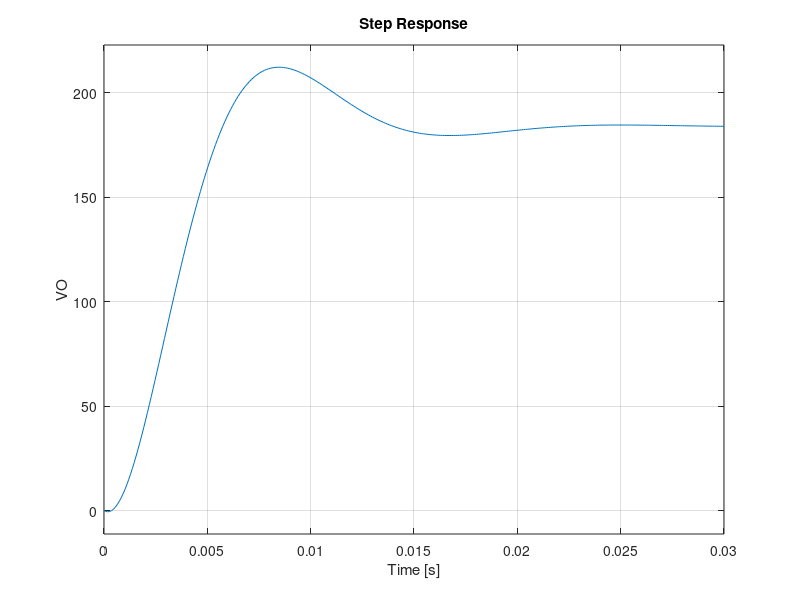

Reproduce this figure in MATLAB. (Note: this script raises an error after producing the figure.)
%Kalman filter design using Small Signal Model of Circuit

%The purpose of this module is to approximate Ipv and Vpv so that a sensor
%is not needed for those variables, it also functions to remove noise and
%could possibly replace the MCP module using its own predictions

%Existing Model assumes Constant Vpv with added series resistor so that
% Ipv = (Vpv - Vcpv)/Rpv
%Also assumes L1 = L2

%Existing state variables: IL1 IL2 Vo Vcpv

%define circuit parameters 
Cpv=260e-6;
Co=260e-6;
L1=3e-3;
L2=3e-3;
R=100;
Rpv = 1;

Vpv = 30;

u_e = .5;

Ts = 15e-6;

% Continuous Time Small Signal State Space
Ac = [0 0 (-1/(2*L1)+1/(2*L1)*u_e) (1/(2*L1)*u_e + 1/(2*L1)) ;
   0 0 (-1/(2*L2)+1/(2*L2)*u_e) (1/(2*L2)*u_e + 1/(2*L2));
   0 (1/Co - 1/Co*u_e) (-1/(R*Co)) 0;
   -1/Cpv (-1/Cpv*u_e) 0 -1/(Rpv*Cpv)];

Vcpv_new = (R*Vpv*(u_e - 1)^2)/(R + Rpv - 2*R*u_e + 2*Rpv*u_e + R*u_e^2 + Rpv*u_e^2);
Vo_new = -(R*Vpv*(u_e - 1)*(u_e + 1))/(R + Rpv - 2*R*u_e + 2*Rpv*u_e + R*u_e^2 + Rpv*u_e^2);
IL2_new = (Vpv*(u_e + 1))/(R + Rpv - 2*R*u_e + 2*Rpv*u_e + R*u_e^2 + Rpv*u_e^2);

Bc = [ Vcpv_new/(2*L1) + Vo_new/(2*L1);
    Vcpv_new/(2*L2) + Vo_new/(2*L2);
    -IL2_new/Co;
    -IL2_new/Cpv];

 %outputs = states
 %Cc1 = eye(4);
 %change to outputs =  Vo only
 %Cc1(1,1) = 0; Cc1(2,2) = 0; Cc1(4,4) = 0;
 
 Cc = [0 0 1 0];
 
 %empty D matrix
 Dc = zeros(size(Cc,1), size(Bc,2));

 
 states = {'IL1' 'IL2' 'VO' 'VCPV'};
 inputs = {'u'};
 outputs = {'VO'};
 
 sysc = ss(Ac,Bc,Cc,Dc,'statename', states, 'inputname', inputs, 'outputname', outputs);
 %sysc = ss(Ac,Bc,Cc,Dc);
 eig(Ac)
 step(sysc)
 
 %Convert State Space from Continous to Discrete Using Zero Order Hold
 sys_d = c2d(sysc,Ts, 'zoh')
 
 %discrete matricies
 Aol = sys_d.A; %should be new values
 Bol = sys_d.B; %should be new values
 Col = sys_d.C; %should be the same
 Dol = sys_d.D; %should be the same
 
 [bb0,aa0] = ss2tf(Aol,Bol,Col,Dol)
 %Design the Observer System:
 
 %G and H
 G = eye(4); % 4 states, 4 disturbances
 H = [0 0 0 0]; %not including W noise for output
 
 %covar matricies, process q, measurement r -- must be positive numbers
 Qcov = diag(.000001*ones(1,4)); %tweak the numbers to change how it filters noise
 Rcov = diag(10*ones(1,1)); %tweak the numbers to change how it filters noise
 

 %ss with disturbances
 sys_kf = ss(Aol,[Bol G], Col, [0 H], Ts);

 
 %kest = kalman estimator state space model
 %obtain L and P assuming W and V are uncorrellated
 [kest,L,P] = kalman(sys_kf, Qcov, Rcov, 0);
 
 %L_bar must = L
 %L_bar = (Aol * P * Col)/(Col*P*Col'+Rcov);
 
 %Error = norm(abs(L_bar - L));
 
 %get stability -- must be within unit circle
 Acb = Aol - L*Col;
 eig(Acb)
 rank(obsv(sysc))
 
 
 myt = out.kfdatas(:,1);
 my1 = out.kfdatas(:,2);
 my2 = out.kfdatas(:,3);
 my3 = out.kfdatas(:,4);
 
 plot(myt, my1);
 hold on
% plot(myt, my2);
 plot(myt, my3);